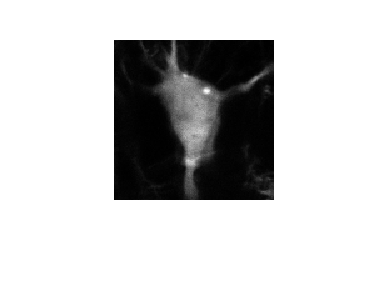
#> input picture data/easy/intensities/intensities_ycAKAR413_C1_1.png, 390 x 301 px, found by its file name
$ jupyter execute --allow-errors playground.ipynb   (shell and % lines are left out)
#> lines starting #> are read from the running program, lines starting #| are printed output that depends on the picture
[cell 1]
import os
import numpy as np
from numpy.lib.stride_tricks import sliding_window_view as sliding_window
from PIL import Image
from natsort import natsorted

# Neuron Segmentation on 2pFLIM

### Sangwook Suh 455105

[cell 2]
PATH = './data/'
EASY = './data/easy/'
MEDIUM = './data/medium/'
HARD = './data/hard/'
TRUTH = 'ground truth/'
INTENSITY = 'intensities/'
LIFETIME = 'lifetimes/'
PNG = '*.png'
EXAMPLE = PATH+EASY+INTENSITY+'intensities_ycAKAR413_C1_1.png'

[cell 3]
def load_video(path):
    # Rows 40-199 have images!
    # Columns 114-273 has image!
    # Index by [40:200, 114:274]!

#> called with path = './data/./data/easy/intensities/'
    return np.array([
        np.asarray(Image.open(path+file))[40:200,114:274] \
         for file in natsorted(os.listdir(path)) \
         if file.endswith('.png')
    ])
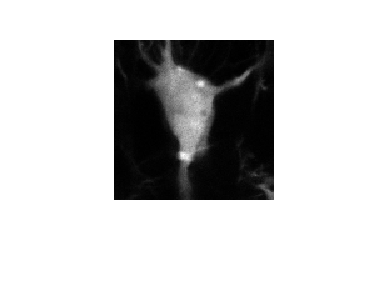
#> input picture data/easy/intensities/intensities_ycAKAR413_C1_10.png, 390 x 301 px, found by its file name

[cell 4]
easy_intensity = load_video(PATH+EASY+INTENSITY)
easy_intensity.shape
#> Out = (2, 160, 160, 3)

#> (a cell that did not finish here is left out)

#> (a cell that did not finish here is left out)

#> (a cell that did not finish here is left out)

easy_lifetime.shape

#> (a cell that did not finish here is left out)

[cell 9]
easy_truth = load_video(PATH+EASY+TRUTH)
#> call 3 of load_video, with path = './data/./data/easy/ground truth/'
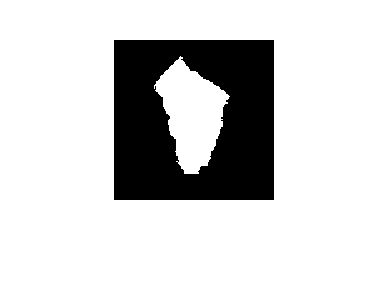
#> input picture data/easy/ground truth/truth_ycAKAR413_C1_1.png, 390 x 301 px, found by its file name
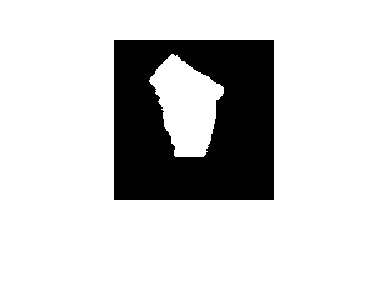
#> input picture data/easy/ground truth/truth_ycAKAR413_C1_10.png, 390 x 301 px, found by its file name
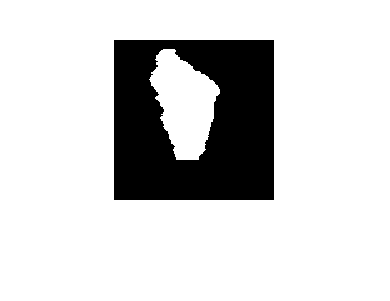
#> input picture data/easy/ground truth/truth_ycAKAR413_C1_11.png, 390 x 301 px, found by its file name
